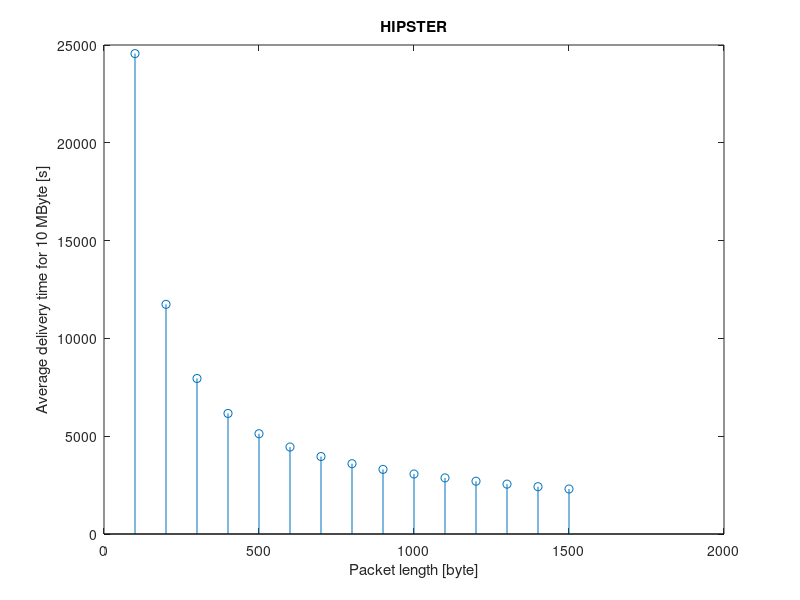
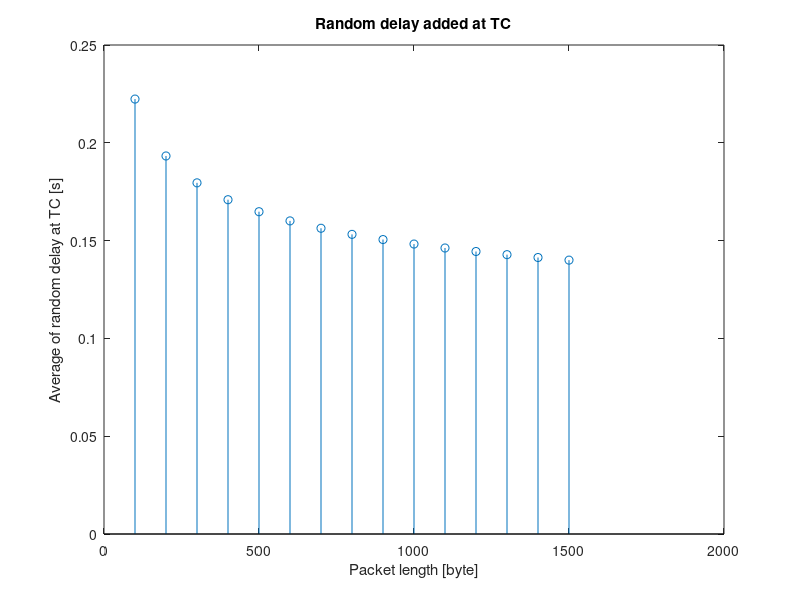
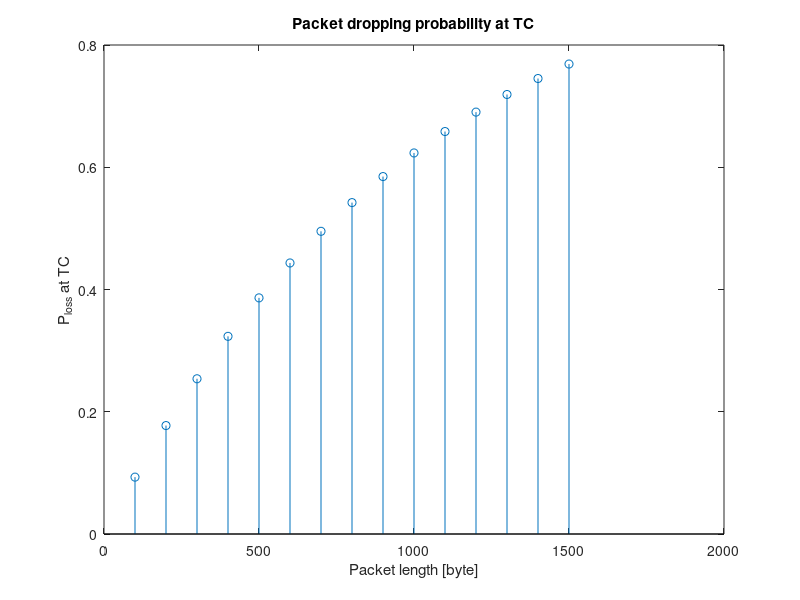
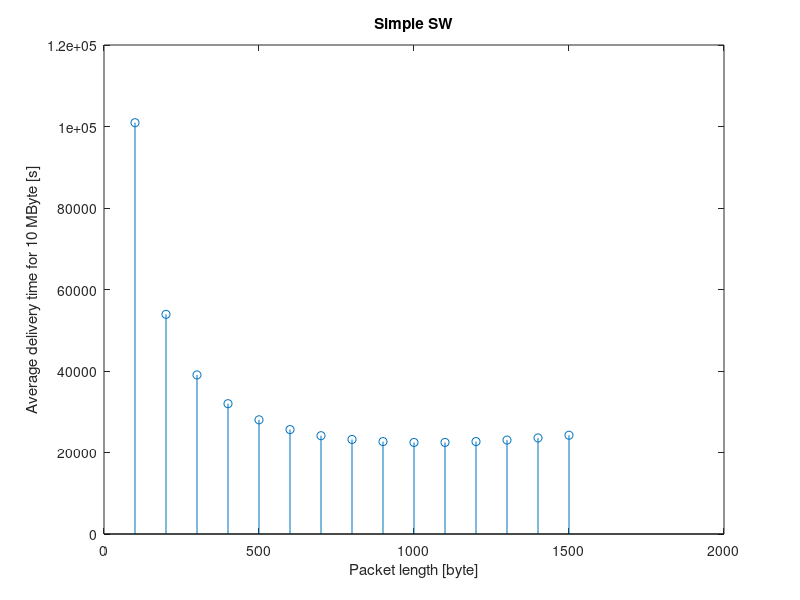

The MATLAB script that drew these images, in order:
clear all
close all
clc
% compute message delivery time over L for HIPSTER protocol
%note that the computed times are average time as rand_dl is the average of
%an exp distr

% Given:
tau1 = 40*10^-3; %s
tau2 = 100*10^-3; %s
R1 = 7*10^6; %bit/s
R2 = 2*10^6; %bit/s
H = 20+8+12; %bytes
M = 10*10^6; %bytes

L = 100:100:1500; %bytes
rand_dl = 1024./log(L).*10^-3; %average!! in s
P_loss = 1 - exp(-L./1024);
number_packets = M./L;


k = 2*(tau1 + tau2) + H*8*(1/R1 + 1/R2) + 1024/log(12)*10^-3; %constant in L

T_mat_HIP = k + (L + H)*8/R1 + number_packets.*(rand_dl + (L + 40)*8/R2).*(1 + P_loss + P_loss.^2);

figure
stem(L, T_mat_HIP)
xlabel('Packet length [byte]');
ylabel('Average delivery time for 10 MByte [s]');
title('HIPSTER');
figure
stem(L, rand_dl)
xlabel('Packet length [byte]');
ylabel('Average of random delay at TC [s]');
title('Random delay added at TC');
figure
stem(L, P_loss)
title('Packet dropping probability at TC');
xlabel('Packet length [byte]');
ylabel('P_{loss} at TC');


% compute message delivery time for simple stop and wait
t_onetx = (L+H).*8/R1 + tau1 + rand_dl + tau2 + (L+H).*8/R2;
t_oneack = (H)*8/R1 + tau1 + 1024/log(12)*10^-3 + tau2 + (H)*8/R2;

T_mat_SW = number_packets.*(1./(1-P_loss)).*(t_onetx+t_oneack);
figure
stem(L, T_mat_SW)
title('Simple SW');
xlabel('Packet length [byte]');
ylabel('Average delivery time for 10 MByte [s]');
